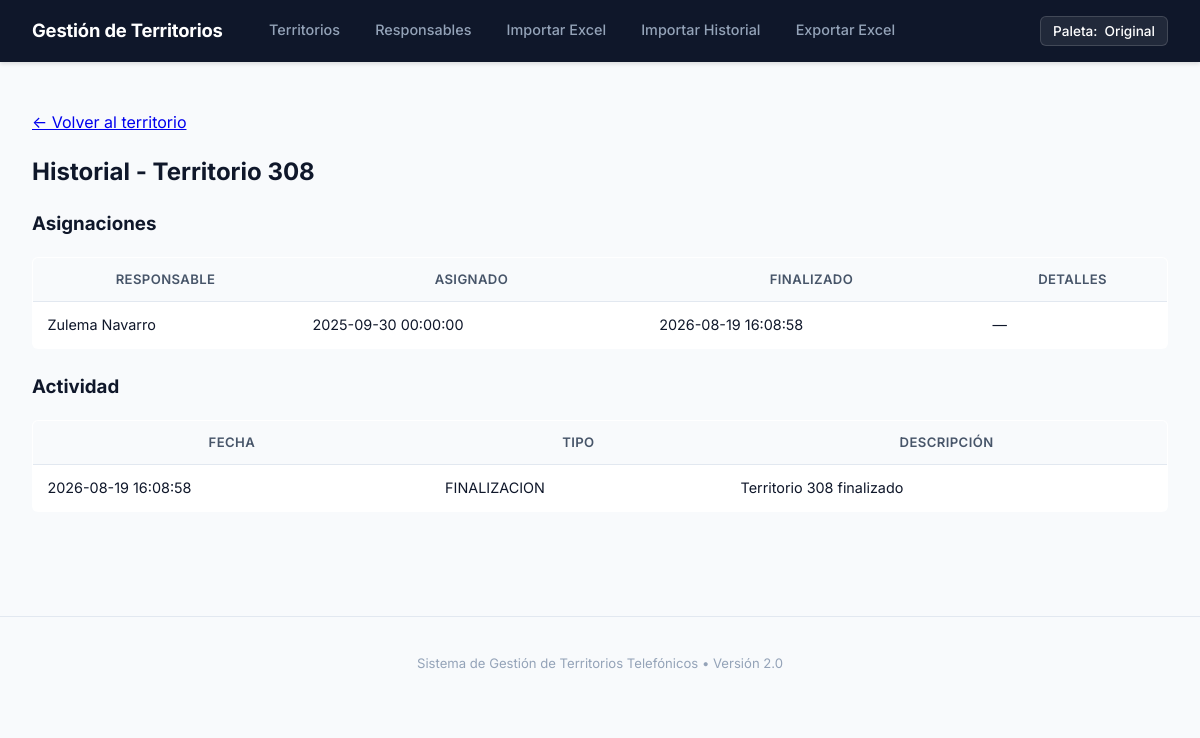
/territorio/127/historial, run on an earlier commit of the app's database.
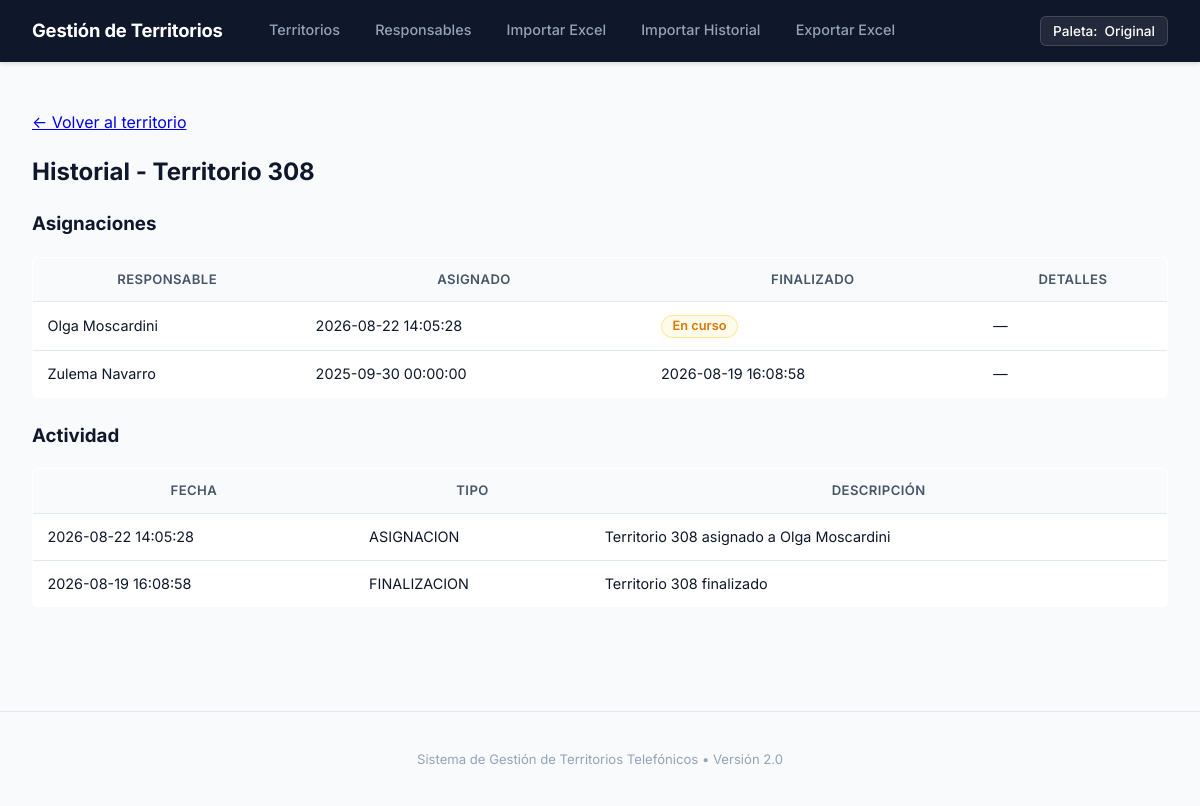
And on a later commit of the database.
### tables this page shows
CREATE TABLE territorios (
    id INTEGER PRIMARY KEY AUTOINCREMENT,
    numero TEXT NOT NULL UNIQUE,
    estado TEXT CHECK(estado IN ('Disponible', 'En trabajo')) DEFAULT 'Disponible'
);

CREATE TABLE asignaciones (
    id INTEGER PRIMARY KEY AUTOINCREMENT,
    territorio_id INTEGER NOT NULL,
    responsable_id INTEGER NOT NULL,
    fecha_asignado TEXT NOT NULL,      -- Formato ISO: YYYY-MM-DD HH:MM:SS
    fecha_finalizacion TEXT DEFAULT NULL,
    detalles TEXT,
    FOREIGN KEY (territorio_id) REFERENCES territorios(id),
    FOREIGN KEY (responsable_id) REFERENCES responsables(id)
);

CREATE TABLE responsables (
    id INTEGER PRIMARY KEY AUTOINCREMENT,
    nombre TEXT NOT NULL,
    activo INTEGER DEFAULT 1 -- 1: activo, 0: inactivo
, telefono TEXT DEFAULT NULL, email TEXT DEFAULT NULL, fecha_alta TEXT DEFAULT NULL);

CREATE TABLE actividad (
    id INTEGER PRIMARY KEY AUTOINCREMENT,
    territorio_id INTEGER,
    registro_id INTEGER,
    responsable_id INTEGER,
    tipo TEXT NOT NULL,               -- Ej: 'EDICION', 'ASIGNACION', 'FINALIZACION'
    descripcion TEXT NOT NULL,
    fecha TEXT NOT NULL,
    FOREIGN KEY (territorio_id) REFERENCES territorios(id),
    FOREIGN KEY (registro_id) REFERENCES registros(id)
);

### routes/territorios.py (the view)
    @app.route("/territorio/<int:territorio_id>/historial")
    def territorio_historial(territorio_id):
        conn = get_connection()
        territorio = conn.execute(
            "SELECT * FROM territorios WHERE id = ?", (territorio_id,)
        ).fetchone()
        if territorio is None:
            conn.close()
            abort(404)
        asignaciones = conn.execute(
            """
            SELECT a.*, r.nombre AS responsable_nombre
            FROM asignaciones a
            JOIN responsables r ON r.id = a.responsable_id
            WHERE a.territorio_id = ?
            ORDER BY a.fecha_asignado DESC
            """,
            (territorio_id,),
        ).fetchall()
        actividad = conn.execute(
            """
            SELECT * FROM actividad
            WHERE territorio_id = ?
            ORDER BY fecha DESC, id DESC
            """,
            (territorio_id,),
        ).fetchall()
        conn.close()
        return render_template(
            "historial.html",
            territorio=territorio,
            asignaciones=asignaciones,
            actividad=actividad,
        )

### app/db.py (called while the page is built)
def get_connection():
    connection = sqlite3.connect(DATABASE_PATH)
    connection.row_factory = sqlite3.Row
    connection.execute("PRAGMA foreign_keys = ON")
    return connection

### templates/historial.html (shortened to what this page needs)
{% extends "base.html" %}
{% block content %}
    <p><a href="{{ url_for('territorio_detalle', territorio_id=territorio.id) }}">&larr; Volver al territorio</a></p>
    <h2>Historial - Territorio {{ territorio.numero }}</h2>
    <h3>Asignaciones</h3>
    {% if asignaciones|length == 0 %}
        <p>Este territorio todavía no fue asignado nunca.</p>
    {% else %}
        <table class="tabla-historial">
            <thead>
                <tr>
                    <th>Responsable</th>
                    <th>Asignado</th>
                    <th>Finalizado</th>
                    <th>Detalles</th>
                </tr>
            </thead>
            <tbody>
                {% for a in asignaciones %}
                <tr>
                    <td>{{ a.responsable_nombre }}</td>
                    <td>{{ a.fecha_asignado }}</td>
                    <td>
                        {% if a.fecha_finalizacion %}
                            {{ a.fecha_finalizacion }}
                        {% else %}
                            <span class="badge badge-en-trabajo">En curso</span>
                        {% endif %}
                    </td>
                    <td>{{ a.detalles or "—" }}</td>
                </tr>
                {% endfor %}
            </tbody>
        </table>
    {% endif %}
    <h3>Actividad</h3>
    {% if actividad|length == 0 %}
        <p>Todavía no hay actividad registrada para este territorio.</p>
    {% else %}
        <table class="tabla-historial">
            <thead>
                <tr>
                    <th>Fecha</th>
                    <th>Tipo</th>
                    <th>Descripción</th>
                </tr>
            </thead>
            <tbody>
                {% for ev in actividad %}
                <tr>
                    <td>{{ ev.fecha }}</td>
                    <td>{{ ev.tipo }}</td>
                    <td>{{ ev.descripcion }}</td>
                </tr>
                {% endfor %}
            </tbody>
        </table>
    {% endif %}
{% endblock %}

### templates/base.html (shortened to what this page needs)
<!DOCTYPE html>
<html lang="es">
<head>
    <link rel="stylesheet" href="{{ url_for('static', filename='css/style.css') }}">
</head>
<body>
    <header class="app-header">
        <div class="header-container">
            <div class="header-left">
                <div class="brand">
                    <a href="{{ url_for('index') }}" class="brand-link">
                        <span class="brand-title">Gestión de Territorios</span>
                    </a>
                </div>
                <nav class="main-nav">
                    <a href="{{ url_for('index') }}" class="nav-item {% if request.endpoint == 'index' %}active{% endif %}">Territorios</a>
                    <a href="{{ url_for('responsables') }}" class="nav-item {% if request.endpoint == 'responsables' %}active{% endif %}">Responsables</a>
                    <a href="{{ url_for('importar_excel_view') }}" class="nav-item {% if request.endpoint == 'importar_excel_view' %}active{% endif %}">Importar Excel</a>
                    <a href="{{ url_for('importar_historial_view') }}" class="nav-item {% if request.endpoint == 'importar_historial_view' %}active{% endif %}">Importar Historial</a>
                    <a href="{{ url_for('exportar_excel') }}" class="nav-item {% if request.endpoint == 'exportar_excel' %}active{% endif %}">Exportar Excel</a>
                </nav>
            </div>
            <div class="header-right">
                <button type="button" id="theme-toggle" class="theme-toggle-btn" title="Cambiar tema de color" data-action="cambiar-tema">
                    <span>Paleta:</span>
                    <span id="theme-text">Original</span>
                </button>
            </div>
        </div>
    </header>
    <main class="app-main">
        {% block content %}
        {% endblock %}
    </main>
    <footer class="app-footer">
        <p>Sistema de Gestión de Territorios Telefónicos &bull; Versión 2.0</p>
    </footer>
</body>
</html>

### static/css/style.css (style rules this page uses)
:root { --font-sans: 'Inter', -apple-system, BlinkMacSystemFont, 'Segoe UI', Roboto, Helvetica, Arial, sans-serif; --bg-body: #f8fafc; --bg-surface: #ffffff; --bg-header: #0f172a; --bg-header-active: #1e293b; --bg-hover: #f1f5f9; --text-main: #0f172a; --text-secondary: #475569; --text-muted: #64748b; --text-light: #94a3b8; --text-white: #ffffff; --border-color: #e2e8f0; --border-color-darker: #cbd5e1; --color-trabajo: #d97706; --color-trabajo-bg: #fffbeb; --color-trabajo-border: #fde68a; --color-disp: #059669; --color-disp-bg: #ecfdf5; --color-disp-border: #a7f3d0; --color-primary: #0f172a; --color-primary-hover: #1e293b; --color-blue: #2563eb; --color-blue-hover: #1d4ed8; --color-danger: #dc2626; --color-danger-bg: #fef2f2; --color-danger-border: #fecaca; --shadow-sm: 0 1px 2px 0 rgba(0, 0, 0, 0.05); --shadow-md: 0 4px 6px -1px rgba(0, 0, 0, 0.07), 0 2px 4px -2px rgba(0, 0, 0, 0.05); --shadow-lg: 0 10px 15px -3px rgba(0, 0, 0, 0.08), 0 4px 6px -4px rgba(0, 0, 0, 0.04); --radius-sm: 4px; --radius-md: 6px; --radius-lg: 10px; --radius-xl: 14px; --transition-fast: 0.15s ease; --transition-normal: 0.2s ease; }
*, *::before, *::after { box-sizing: border-box; }
body { font-family: var(--font-sans); margin: 0; padding: 0; background-color: var(--bg-body); color: var(--text-main); line-height: 1.5; -webkit-font-smoothing: antialiased; }
.app-header { background-color: var(--bg-header); color: var(--text-white); padding: 0.75rem 2rem; box-shadow: 0 2px 4px rgba(0, 0, 0, 0.12); position: sticky; top: 0; z-index: 100; }
.header-container { max-width: 1300px; margin: 0 auto; display: flex; align-items: center; justify-content: space-between; gap: 1.5rem; }
.header-left { display: flex; align-items: center; gap: 2rem; }
.theme-toggle-btn { background-color: rgba(255, 255, 255, 0.08); border: 1px solid rgba(255, 255, 255, 0.15); color: var(--text-white); padding: 0.4rem 0.75rem; border-radius: var(--radius-md); cursor: pointer; font-family: var(--font-sans); font-size: 0.85rem; font-weight: 500; display: inline-flex; align-items: center; gap: 0.45rem; transition: all var(--transition-fast); white-space: nowrap; }
.brand { display: flex; align-items: center; }
.brand-link { color: var(--text-white); text-decoration: none; font-weight: 700; font-size: 1.15rem; letter-spacing: -0.01em; display: inline-flex; align-items: center; gap: 0.5rem; }
.main-nav { display: flex; align-items: center; gap: 0.4rem; overflow-x: auto; padding-bottom: 2px; }
.nav-item { color: #94a3b8; text-decoration: none; font-size: 0.9rem; font-weight: 500; padding: 0.45rem 0.9rem; border-radius: var(--radius-md); transition: all var(--transition-fast); white-space: nowrap; }
.app-main { max-width: 1300px; margin: 0 auto; padding: 2rem; }
.app-footer { padding: 1.5rem 2rem; color: var(--text-light); font-size: 0.82rem; text-align: center; border-top: 1px solid var(--border-color); margin-top: 3rem; }
.badge { display: inline-flex; align-items: center; gap: 0.35rem; padding: 0.25rem 0.65rem; border-radius: 9999px; font-size: 0.8rem; font-weight: 600; line-height: 1; white-space: nowrap; }
.badge-en-trabajo { background-color: var(--color-trabajo-bg); color: var(--color-trabajo); border: 1px solid var(--color-trabajo-border); }
.tabla-responsables, .tabla-registros, .tabla-historial { width: 100%; border-collapse: collapse; background-color: var(--bg-surface); border: 1px solid var(--border-color); border-radius: var(--radius-md); overflow: hidden; margin-bottom: 1.5rem; }
.tabla-responsables th, .tabla-registros th, .tabla-historial th { background-color: #f8fafc; padding: 0.75rem 0.9rem; font-size: 0.82rem; font-weight: 600; color: var(--text-secondary); border-bottom: 1px solid var(--border-color); text-transform: uppercase; letter-spacing: 0.03em; }
.tabla-responsables td, .tabla-registros td, .tabla-historial td { padding: 0.75rem 0.9rem; border-bottom: 1px solid var(--border-color); font-size: 0.9rem; vertical-align: middle; }

What changed in the data, as far as the page shows it:
added asignaciones: responsable_nombre "Olga Moscardini", fecha_asignado "2026-08-22 14:05:28", shows "En curso", detalles "—"
added actividad: fecha "2026-08-22 14:05:28", tipo "ASIGNACION", descripcion "Territorio 308 asignado a Olga Moscardini"
